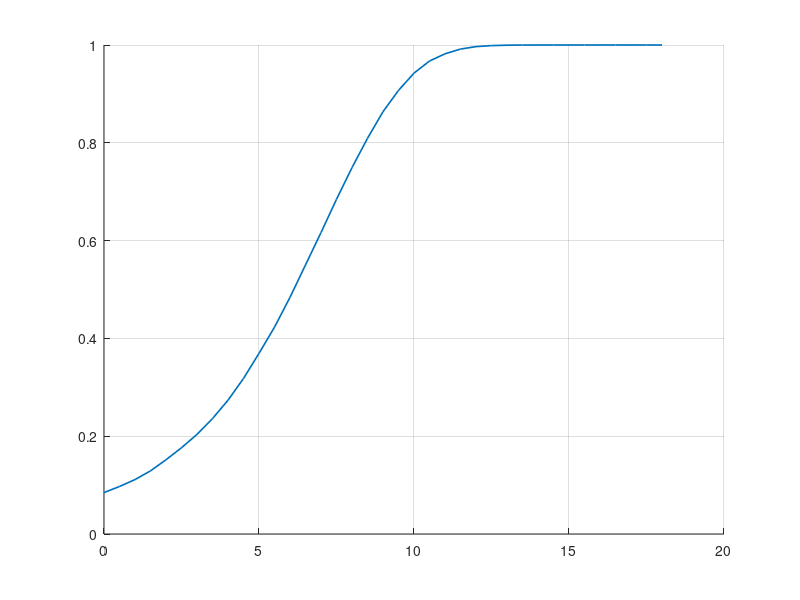

This chart was generated by the following MATLAB code: (Note: this script raises an error after producing the figure.)
%% Rivelazione a singolo impulso: soglia, Pfa, Pd (Monte Carlo) e formula di Albersheim
% H0: z = n       (inviluppo di Rayleigh)
% H1: z = a + n   (inviluppo di Rice)
% con n complesso gaussiano di potenza 1 e SNR = |a|^2.
clear; close all; clc; rng(0);
cnoise = @(n) (randn(n,1) + 1j*randn(n,1))/sqrt(2);

% 1) Verifica di Pfa = exp(-T^2) con una Pfa misurabile
pfa = 1e-3; T = sqrt(-log(pfa));
fprintf('Pfa teorica = %.1e, Pfa Monte Carlo = %.2e\n', pfa, mean(abs(cnoise(2e6)) > T));

% 2) Curve Pd(SNR) per diverse Pfa
snr_db = 0:0.5:18;
figure; hold on; grid on;
for pfa = [1e-2 1e-4 1e-6]
    T = sqrt(-log(pfa));
    pd = zeros(size(snr_db));
    for i = 1:numel(snr_db)
        pd(i) = mean(abs(sqrt(10^(snr_db(i)/10)) + cnoise(2e5)) > T);
    end
    plot(snr_db, pd, 'LineWidth', 1.2, 'DisplayName', sprintf('Pfa = %.0e', pfa));
    plot(albersheim(pfa, 0.9, 1), 0.9, 'ko', 'HandleVisibility', 'off');
end
xlabel('SNR [dB]'); ylabel('Pd'); legend('Location', 'southeast');
title('Pd in funzione dell''SNR (pallini: Albersheim per Pd = 0.9)');

fprintf('Albersheim: SNR per Pfa=1e-6, Pd=0.9, 1 impulso  = %.1f dB (atteso ~13 dB)\n', albersheim(1e-6, 0.9, 1));
fprintf('Albersheim: SNR per Pfa=1e-6, Pd=0.9, 18 impulsi = %.1f dB per impulso\n', albersheim(1e-6, 0.9, 18));

function s = albersheim(pfa, pd, n)
% SNR richiesto [dB], bersaglio non fluttuante, n impulsi integrati non coerentemente
A = log(0.62/pfa); B = log(pd/(1-pd));
s = -5*log10(n) + (6.2 + 4.54/sqrt(n+0.44))*log10(A + 0.12*A*B + 1.7*B);
end
